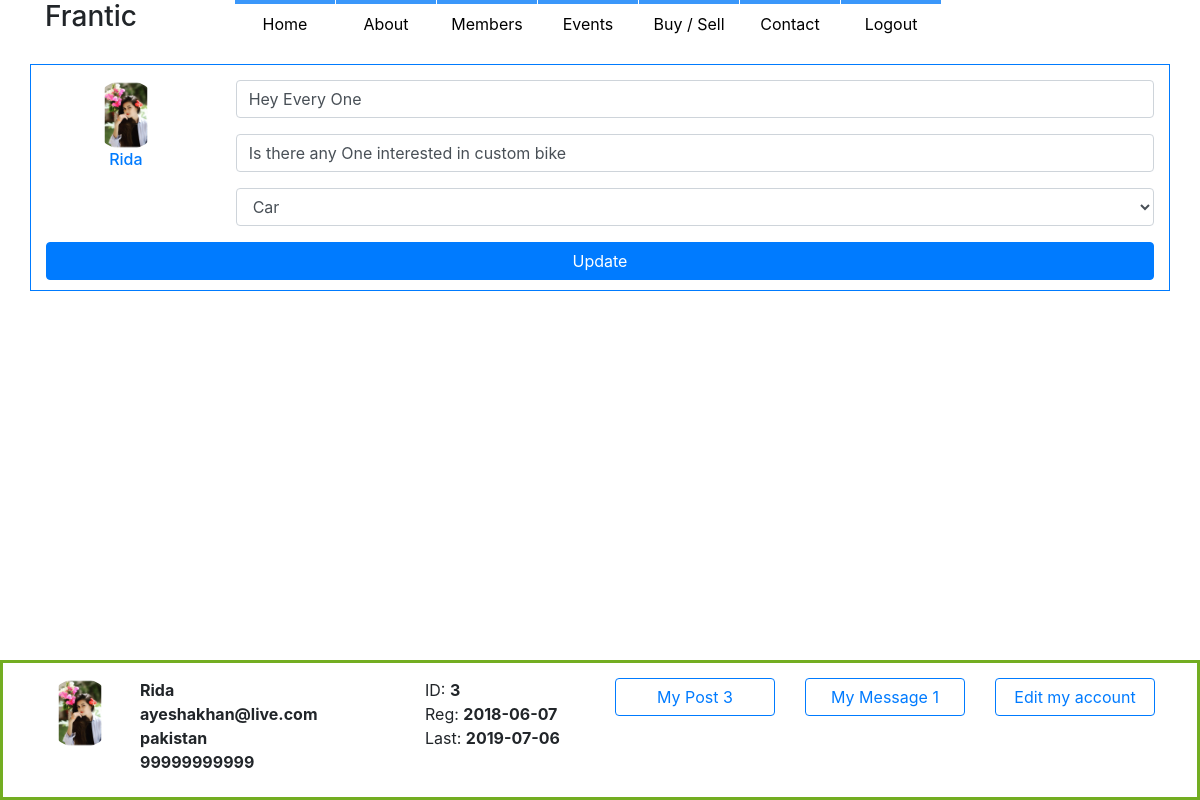
/edit_post.php?post_id=76 (signed in), run on the app's committed database.
### tables this page shows
CREATE TABLE `users` (
  `user_id` int(11) NOT NULL,
  `user_name` varchar(50) NOT NULL,
  `user_pass` varchar(50) NOT NULL,
  `user_email` varchar(50) NOT NULL,
  `user_country` varchar(50) NOT NULL,
  `user_gender` varchar(10) NOT NULL,
  `user_des` text NOT NULL,
  `user_birth` date NOT NULL,
  `user_mobile` text NOT NULL,
  `user_image` text NOT NULL,
  `cover` text NOT NULL,
  `registor_date` date NOT NULL,
  `last_login` date NOT NULL,
  `status` text NOT NULL,
  `ver_code` int(100) NOT NULL,
  `posts` text NOT NULL
);

CREATE TABLE `posts` (
  `post_id` int(11) NOT NULL,
  `user_id` int(11) NOT NULL,
  `user_title` text NOT NULL,
  `user_msg` text NOT NULL,
  `user_topic` text NOT NULL,
  `post_date` timestamp NOT NULL DEFAULT CURRENT_TIMESTAMP ON UPDATE CURRENT_TIMESTAMP
);

### edit_post.php (the view, shortened to what this page needs)
<?php
include("functions/functions.php");
if(!isset($_SESSION['user_email'])){
	header("location: index.php");
}
else {
include("template/header.php");
include("template/footer.php");
?>
		<?php
			if(isset($_GET['post_id'])){
				$get_id = $_GET['post_id'];
				$get_posts = "select * from posts where post_id='$get_id'";
				$run_posts = mysqli_query($con,$get_posts);
				$row_posts = mysqli_fetch_array($run_posts);
			$user_id  = $row_posts['user_id'];
			$user_title  = $row_posts['user_title'];
			$user_msg  = $row_posts['user_msg'];
			}
		?>
<div class="container">
    <div class="row">
        <div class="col-lg-12 padding">
		<div class='row border border-primary paddingtop'>
			<div class='col-md-2 text-center '>
			<?php
			echo"
				<img class='rounded-circle' src='user/user_images/$user_image' width='70' height='70'>
				<h6><a href='user_profile.php?u_id=$user_id'>$username</a></h6>";
			?>
			</div>
			<div class='col-md-10'>
				<form action="" method="post">
					<div class="form-group">
					<input class="form-control" type="text" name="u_title" value="<?php echo"$user_title"?>"/>
					</div>
					<div class="form-group">
					<input class="form-control" type="text" name="u_msg" value="<?php echo"$user_msg"?>" />
					</div>
					<select class="form-control" name="u_topic">
					</select>
			</div>
			<div class='col-md-12 marginsm'>
					<button name="update" class="btn btn-primary btn-block">Update</button>
			</div>
		</div>
        </div>
    </div>
</div>
<?php
}
?>

### template/footer.php (shortened to what this page needs)
  <div class="fixed d-none d-lg-block">
      <div class="container">
          <div class="row paddingtop">
	<?php
$user = $_SESSION['user_email'];
$get_user = "select *from users where user_email='$user'";
$run_user = mysqli_query($con,$get_user);
$row = mysqli_fetch_array($run_user);
$user_id = $row['user_id'];
$username = $row['user_name'];
$user_image = $row['user_image'];
$user_email = $row['user_email'];
$user_country = $row['user_country'];
$mobile = $row['user_mobile'];
$registor_date = $row['registor_date'];
$last_login = $row['last_login'];
$get_posts = "select * from posts where user_id='$user_id'";
$run_posts = mysqli_query($con,$get_posts);
$posts = mysqli_num_rows($run_posts);
$get_msgs = "select * from inbox where user_id='$user_id' || sender_id='$user_id'";
$run_msgs = mysqli_query($con,$get_msgs);
$msgs = mysqli_num_rows($run_msgs);
echo "
              <div class='col-lg-1'>
			<img class='rounded-circle' src='user/user_images/$user_image' width='70' height='70'>
              </div>
              <div class='col-lg-3'>
                  <strong>$username</strong><br>
                  <strong>$user_email	</strong><br>
                  <strong>$user_country</strong><br>
                  <strong>$mobile</strong>
              </div>
              <div class='col-lg-2'>
                  ID: <strong>$user_id	</strong><br>
                  Reg: <strong>$registor_date</strong><br>
                  Last: <strong>$last_login</strong>
              </div>
              <div class='col-lg-2'>
                  <a class='btn btn-outline-primary btn-block' href='my_posts.php?u_id=$user_id'>My Post $posts</a>
              </div>
              <div class='col-lg-2'>
                  <a class='btn btn-outline-primary btn-block' href='inbox.php?user_id=$user_id'>My Message $msgs</a>
              </div>
              <div class='col-lg-2'>
                  <a class='btn btn-outline-primary btn-block' href='edit_profile.php?u_id=$user_id'>Edit my account</a>
              </div>
	";
?>
          </div>
      </div>
  </div>

### css/style.css (style rules this page uses)
.fixed { position: fixed; bottom: 0; border: 3px solid #73AD21; width: 100%; background-color:#fff; height:140px; z-index: 90; }
.padding { padding-top:20px; padding-bottom:20px; }
.marginsm { margin-bottom:10px; }
.paddingtop { padding-top:15px; }

### data on the page
users: user_image (picture), user_name "Rida", user_email "ayeshakhan@live.com", user_country "pakistan", user_mobile "99999999999", user_id "3", registor_date "2018-06-07", last_login "2019-07-06"
posts: u_title "Hey Every One", u_msg "Is there any One interested in custom bike"

### other printed values
$posts "3"
$msgs "1"
form field u_topic "Car"
